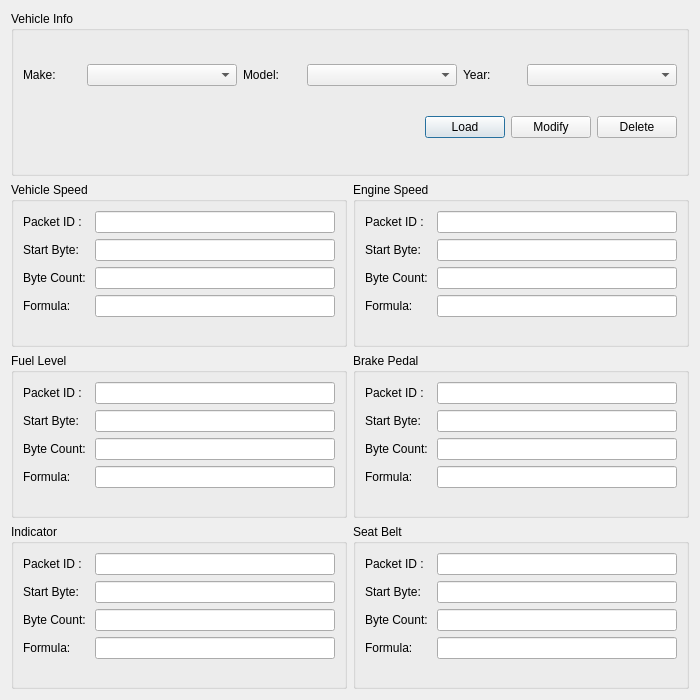
<?xml version="1.0" encoding="UTF-8"?>
<ui version="4.0">
 <class>ModifyVehicleInfo</class>
 <widget class="QDialog" name="ModifyVehicleInfo">
  <property name="geometry">
   <rect>
    <x>0</x>
    <y>0</y>
    <width>700</width>
    <height>700</height>
   </rect>
  </property>
  <property name="minimumSize">
   <size>
    <width>700</width>
    <height>700</height>
   </size>
  </property>
  <property name="maximumSize">
   <size>
    <width>700</width>
    <height>700</height>
   </size>
  </property>
  <property name="windowTitle">
   <string>Modify Vehicle Info</string>
  </property>
  <layout class="QGridLayout" name="gridLayout">
   <item row="1" column="0">
    <widget class="QGroupBox" name="groupBox_2">
     <property name="title">
      <string>Vehicle Speed</string>
     </property>
     <layout class="QFormLayout" name="formLayout">
      <item row="0" column="0">
       <widget class="QLabel" name="label">
        <property name="text">
         <string>Packet ID :</string>
        </property>
        <property name="buddy">
         <cstring>lineEdit_VS_PID</cstring>
        </property>
       </widget>
      </item>
      <item row="0" column="1">
       <widget class="QLineEdit" name="lineEdit_VS_PID"/>
      </item>
      <item row="1" column="0">
       <widget class="QLabel" name="label_2">
        <property name="text">
         <string>Start Byte:</string>
        </property>
        <property name="buddy">
         <cstring>lineEdit_VS_startbyte</cstring>
        </property>
       </widget>
      </item>
      <item row="1" column="1">
       <widget class="QLineEdit" name="lineEdit_VS_startbyte"/>
      </item>
      <item row="2" column="0">
       <widget class="QLabel" name="label_3">
        <property name="text">
         <string>Byte Count: </string>
        </property>
        <property name="buddy">
         <cstring>lineEdit_VS_bytecount</cstring>
        </property>
       </widget>
      </item>
      <item row="2" column="1">
       <widget class="QLineEdit" name="lineEdit_VS_bytecount"/>
      </item>
      <item row="3" column="0">
       <widget class="QLabel" name="label_4">
        <property name="text">
         <string>Formula: </string>
        </property>
        <property name="buddy">
         <cstring>lineEdit_VS_Formula</cstring>
        </property>
       </widget>
      </item>
      <item row="3" column="1">
       <widget class="QLineEdit" name="lineEdit_VS_Formula"/>
      </item>
     </layout>
    </widget>
   </item>
   <item row="2" column="1">
    <widget class="QGroupBox" name="groupBox_5">
     <property name="title">
      <string>Brake Pedal</string>
     </property>
     <layout class="QFormLayout" name="formLayout_4">
      <item row="0" column="0">
       <widget class="QLabel" name="label_13">
        <property name="text">
         <string>Packet ID :</string>
        </property>
        <property name="buddy">
         <cstring>lineEdit_BP_PID</cstring>
        </property>
       </widget>
      </item>
      <item row="0" column="1">
       <widget class="QLineEdit" name="lineEdit_BP_PID"/>
      </item>
      <item row="1" column="1">
       <widget class="QLineEdit" name="lineEdit_BP_startbyte"/>
      </item>
      <item row="1" column="0">
       <widget class="QLabel" name="label_14">
        <property name="text">
         <string>Start Byte:</string>
        </property>
        <property name="buddy">
         <cstring>lineEdit_BP_startbyte</cstring>
        </property>
       </widget>
      </item>
      <item row="2" column="1">
       <widget class="QLineEdit" name="lineEdit_BP_bytecount"/>
      </item>
      <item row="2" column="0">
       <widget class="QLabel" name="label_15">
        <property name="text">
         <string>Byte Count: </string>
        </property>
        <property name="buddy">
         <cstring>lineEdit_BP_bytecount</cstring>
        </property>
       </widget>
      </item>
      <item row="3" column="1">
       <widget class="QLineEdit" name="lineEdit_BP_Formula"/>
      </item>
      <item row="3" column="0">
       <widget class="QLabel" name="label_16">
        <property name="text">
         <string>Formula: </string>
        </property>
        <property name="buddy">
         <cstring>lineEdit_BP_Formula</cstring>
        </property>
       </widget>
      </item>
     </layout>
    </widget>
   </item>
   <item row="3" column="0">
    <widget class="QGroupBox" name="groupBox_6">
     <property name="title">
      <string>Indicator</string>
     </property>
     <layout class="QFormLayout" name="formLayout_5">
      <item row="0" column="0">
       <widget class="QLabel" name="label_17">
        <property name="text">
         <string>Packet ID :</string>
        </property>
        <property name="buddy">
         <cstring>lineEdit_IND_PID</cstring>
        </property>
       </widget>
      </item>
      <item row="0" column="1">
       <widget class="QLineEdit" name="lineEdit_IND_PID"/>
      </item>
      <item row="1" column="1">
       <widget class="QLineEdit" name="lineEdit_IND_startbyte"/>
      </item>
      <item row="1" column="0">
       <widget class="QLabel" name="label_18">
        <property name="text">
         <string>Start Byte:</string>
        </property>
        <property name="buddy">
         <cstring>lineEdit_IND_startbyte</cstring>
        </property>
       </widget>
      </item>
      <item row="2" column="1">
       <widget class="QLineEdit" name="lineEdit_IND_bytecount"/>
      </item>
      <item row="2" column="0">
       <widget class="QLabel" name="label_19">
        <property name="text">
         <string>Byte Count: </string>
        </property>
        <property name="buddy">
         <cstring>lineEdit_IND_bytecount</cstring>
        </property>
       </widget>
      </item>
      <item row="3" column="1">
       <widget class="QLineEdit" name="lineEdit_IND_Formula"/>
      </item>
      <item row="3" column="0">
       <widget class="QLabel" name="label_20">
        <property name="text">
         <string>Formula: </string>
        </property>
        <property name="buddy">
         <cstring>lineEdit_IND_Formula</cstring>
        </property>
       </widget>
      </item>
     </layout>
    </widget>
   </item>
   <item row="3" column="1">
    <widget class="QGroupBox" name="groupBox_7">
     <property name="title">
      <string>Seat Belt</string>
     </property>
     <layout class="QFormLayout" name="formLayout_6">
      <item row="0" column="0">
       <widget class="QLabel" name="label_21">
        <property name="text">
         <string>Packet ID :</string>
        </property>
        <property name="buddy">
         <cstring>lineEdit_SB_PID</cstring>
        </property>
       </widget>
      </item>
      <item row="0" column="1">
       <widget class="QLineEdit" name="lineEdit_SB_PID"/>
      </item>
      <item row="1" column="1">
       <widget class="QLineEdit" name="lineEdit_SB_startbyte"/>
      </item>
      <item row="1" column="0">
       <widget class="QLabel" name="label_22">
        <property name="text">
         <string>Start Byte:</string>
        </property>
        <property name="buddy">
         <cstring>lineEdit_SB_startbyte</cstring>
        </property>
       </widget>
      </item>
      <item row="2" column="1">
       <widget class="QLineEdit" name="lineEdit_SB_bytecount"/>
      </item>
      <item row="2" column="0">
       <widget class="QLabel" name="label_23">
        <property name="text">
         <string>Byte Count: </string>
        </property>
        <property name="buddy">
         <cstring>lineEdit_SB_bytecount</cstring>
        </property>
       </widget>
      </item>
      <item row="3" column="1">
       <widget class="QLineEdit" name="lineEdit_SB_Formula"/>
      </item>
      <item row="3" column="0">
       <widget class="QLabel" name="label_24">
        <property name="text">
         <string>Formula: </string>
        </property>
        <property name="buddy">
         <cstring>lineEdit_SB_Formula</cstring>
        </property>
       </widget>
      </item>
     </layout>
    </widget>
   </item>
   <item row="2" column="0">
    <widget class="QGroupBox" name="groupBox_4">
     <property name="title">
      <string>Fuel Level</string>
     </property>
     <layout class="QFormLayout" name="formLayout_3">
      <item row="0" column="0">
       <widget class="QLabel" name="label_9">
        <property name="text">
         <string>Packet ID :</string>
        </property>
        <property name="buddy">
         <cstring>lineEdit_FL_PID</cstring>
        </property>
       </widget>
      </item>
      <item row="0" column="1">
       <widget class="QLineEdit" name="lineEdit_FL_PID"/>
      </item>
      <item row="1" column="1">
       <widget class="QLineEdit" name="lineEdit_FL_startbyte"/>
      </item>
      <item row="1" column="0">
       <widget class="QLabel" name="label_10">
        <property name="text">
         <string>Start Byte:</string>
        </property>
        <property name="buddy">
         <cstring>lineEdit_FL_startbyte</cstring>
        </property>
       </widget>
      </item>
      <item row="2" column="1">
       <widget class="QLineEdit" name="lineEdit_FL_bytecount"/>
      </item>
      <item row="2" column="0">
       <widget class="QLabel" name="label_11">
        <property name="text">
         <string>Byte Count: </string>
        </property>
        <property name="buddy">
         <cstring>lineEdit_FL_bytecount</cstring>
        </property>
       </widget>
      </item>
      <item row="3" column="1">
       <widget class="QLineEdit" name="lineEdit_FL_Formula"/>
      </item>
      <item row="3" column="0">
       <widget class="QLabel" name="label_12">
        <property name="text">
         <string>Formula: </string>
        </property>
        <property name="buddy">
         <cstring>lineEdit_FL_Formula</cstring>
        </property>
       </widget>
      </item>
     </layout>
    </widget>
   </item>
   <item row="1" column="1">
    <widget class="QGroupBox" name="groupBox_3">
     <property name="title">
      <string>Engine Speed</string>
     </property>
     <layout class="QFormLayout" name="formLayout_2">
      <item row="0" column="0">
       <widget class="QLabel" name="label_5">
        <property name="text">
         <string>Packet ID :</string>
        </property>
        <property name="buddy">
         <cstring>lineEdit_ES_PID</cstring>
        </property>
       </widget>
      </item>
      <item row="0" column="1">
       <widget class="QLineEdit" name="lineEdit_ES_PID"/>
      </item>
      <item row="1" column="0">
       <widget class="QLabel" name="label_6">
        <property name="text">
         <string>Start Byte:</string>
        </property>
        <property name="buddy">
         <cstring>lineEdit_ES_startbyte</cstring>
        </property>
       </widget>
      </item>
      <item row="1" column="1">
       <widget class="QLineEdit" name="lineEdit_ES_startbyte"/>
      </item>
      <item row="2" column="0">
       <widget class="QLabel" name="label_7">
        <property name="text">
         <string>Byte Count: </string>
        </property>
        <property name="buddy">
         <cstring>lineEdit_ES_bytecount</cstring>
        </property>
       </widget>
      </item>
      <item row="2" column="1">
       <widget class="QLineEdit" name="lineEdit_ES_bytecount"/>
      </item>
      <item row="3" column="0">
       <widget class="QLabel" name="label_8">
        <property name="text">
         <string>Formula: </string>
        </property>
        <property name="buddy">
         <cstring>lineEdit_ES_Formula</cstring>
        </property>
       </widget>
      </item>
      <item row="3" column="1">
       <widget class="QLineEdit" name="lineEdit_ES_Formula"/>
      </item>
     </layout>
    </widget>
   </item>
   <item row="0" column="0" colspan="2">
    <widget class="QGroupBox" name="groupBox">
     <property name="title">
      <string>Vehicle Info</string>
     </property>
     <layout class="QHBoxLayout" name="horizontalLayout_6">
      <item>
       <layout class="QVBoxLayout" name="verticalLayout">
        <item>
         <layout class="QHBoxLayout" name="horizontalLayout_5">
          <item>
           <layout class="QHBoxLayout" name="horizontalLayout_3">
            <item>
             <widget class="QLabel" name="lblsv_make_3">
              <property name="text">
               <string>Make:</string>
              </property>
              <property name="buddy">
               <cstring>comboBox_Make</cstring>
              </property>
             </widget>
            </item>
            <item>
             <widget class="QComboBox" name="comboBox_Make">
              <property name="sizePolicy">
               <sizepolicy hsizetype="Fixed" vsizetype="Fixed">
                <horstretch>0</horstretch>
                <verstretch>0</verstretch>
               </sizepolicy>
              </property>
              <property name="minimumSize">
               <size>
                <width>150</width>
                <height>0</height>
               </size>
              </property>
              <property name="maximumSize">
               <size>
                <width>150</width>
                <height>16777215</height>
               </size>
              </property>
             </widget>
            </item>
           </layout>
          </item>
          <item>
           <layout class="QHBoxLayout" name="horizontalLayout">
            <item>
             <widget class="QLabel" name="lblsv_make">
              <property name="text">
               <string>Model:</string>
              </property>
              <property name="buddy">
               <cstring>comboBox_Model</cstring>
              </property>
             </widget>
            </item>
            <item>
             <widget class="QComboBox" name="comboBox_Model">
              <property name="sizePolicy">
               <sizepolicy hsizetype="Fixed" vsizetype="Fixed">
                <horstretch>0</horstretch>
                <verstretch>0</verstretch>
               </sizepolicy>
              </property>
              <property name="minimumSize">
               <size>
                <width>150</width>
                <height>0</height>
               </size>
              </property>
              <property name="maximumSize">
               <size>
                <width>150</width>
                <height>16777215</height>
               </size>
              </property>
             </widget>
            </item>
           </layout>
          </item>
          <item>
           <layout class="QHBoxLayout" name="horizontalLayout_2">
            <item>
             <widget class="QLabel" name="lblsv_make_2">
              <property name="text">
               <string>Year:</string>
              </property>
              <property name="buddy">
               <cstring>comboBox_Year</cstring>
              </property>
             </widget>
            </item>
            <item>
             <widget class="QComboBox" name="comboBox_Year">
              <property name="sizePolicy">
               <sizepolicy hsizetype="Fixed" vsizetype="Fixed">
                <horstretch>0</horstretch>
                <verstretch>0</verstretch>
               </sizepolicy>
              </property>
              <property name="minimumSize">
               <size>
                <width>150</width>
                <height>0</height>
               </size>
              </property>
              <property name="maximumSize">
               <size>
                <width>150</width>
                <height>16777215</height>
               </size>
              </property>
             </widget>
            </item>
           </layout>
          </item>
         </layout>
        </item>
        <item>
         <layout class="QHBoxLayout" name="horizontalLayout_4">
          <item>
           <spacer name="horizontalSpacer">
            <property name="orientation">
             <enum>Qt::Horizontal</enum>
            </property>
            <property name="sizeHint" stdset="0">
             <size>
              <width>40</width>
              <height>20</height>
             </size>
            </property>
           </spacer>
          </item>
          <item>
           <widget class="QPushButton" name="pushButton_Load">
            <property name="text">
             <string>Load</string>
            </property>
           </widget>
          </item>
          <item>
           <widget class="QPushButton" name="pushButton_Modify">
            <property name="sizePolicy">
             <sizepolicy hsizetype="Fixed" vsizetype="Fixed">
              <horstretch>0</horstretch>
              <verstretch>0</verstretch>
             </sizepolicy>
            </property>
            <property name="layoutDirection">
             <enum>Qt::LeftToRight</enum>
            </property>
            <property name="text">
             <string>Modify</string>
            </property>
            <property name="default">
             <bool>false</bool>
            </property>
            <property name="flat">
             <bool>false</bool>
            </property>
           </widget>
          </item>
          <item>
           <widget class="QPushButton" name="pushButton_Delete">
            <property name="sizePolicy">
             <sizepolicy hsizetype="Fixed" vsizetype="Fixed">
              <horstretch>0</horstretch>
              <verstretch>0</verstretch>
             </sizepolicy>
            </property>
            <property name="layoutDirection">
             <enum>Qt::LeftToRight</enum>
            </property>
            <property name="text">
             <string>Delete</string>
            </property>
            <property name="default">
             <bool>false</bool>
            </property>
            <property name="flat">
             <bool>false</bool>
            </property>
           </widget>
          </item>
         </layout>
        </item>
       </layout>
      </item>
     </layout>
    </widget>
   </item>
  </layout>
 </widget>
 <tabstops>
  <tabstop>comboBox_Make</tabstop>
  <tabstop>comboBox_Model</tabstop>
  <tabstop>comboBox_Year</tabstop>
  <tabstop>pushButton_Load</tabstop>
  <tabstop>lineEdit_VS_PID</tabstop>
  <tabstop>lineEdit_VS_startbyte</tabstop>
  <tabstop>lineEdit_VS_bytecount</tabstop>
  <tabstop>lineEdit_VS_Formula</tabstop>
  <tabstop>lineEdit_ES_PID</tabstop>
  <tabstop>lineEdit_ES_startbyte</tabstop>
  <tabstop>lineEdit_ES_bytecount</tabstop>
  <tabstop>lineEdit_ES_Formula</tabstop>
  <tabstop>lineEdit_FL_PID</tabstop>
  <tabstop>lineEdit_FL_startbyte</tabstop>
  <tabstop>lineEdit_FL_bytecount</tabstop>
  <tabstop>lineEdit_FL_Formula</tabstop>
  <tabstop>lineEdit_BP_PID</tabstop>
  <tabstop>lineEdit_BP_startbyte</tabstop>
  <tabstop>lineEdit_BP_bytecount</tabstop>
  <tabstop>lineEdit_BP_Formula</tabstop>
  <tabstop>lineEdit_IND_PID</tabstop>
  <tabstop>lineEdit_IND_startbyte</tabstop>
  <tabstop>lineEdit_IND_bytecount</tabstop>
  <tabstop>lineEdit_IND_Formula</tabstop>
  <tabstop>lineEdit_SB_PID</tabstop>
  <tabstop>lineEdit_SB_startbyte</tabstop>
  <tabstop>lineEdit_SB_bytecount</tabstop>
  <tabstop>lineEdit_SB_Formula</tabstop>
  <tabstop>pushButton_Modify</tabstop>
  <tabstop>pushButton_Delete</tabstop>
 </tabstops>
 <resources/>
 <connections/>
</ui>
